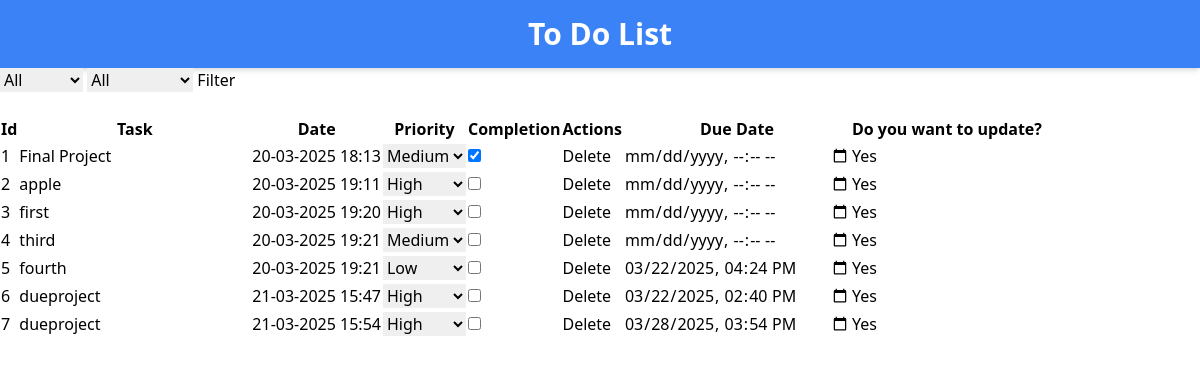
Page /edit/1 on the earlier database version.
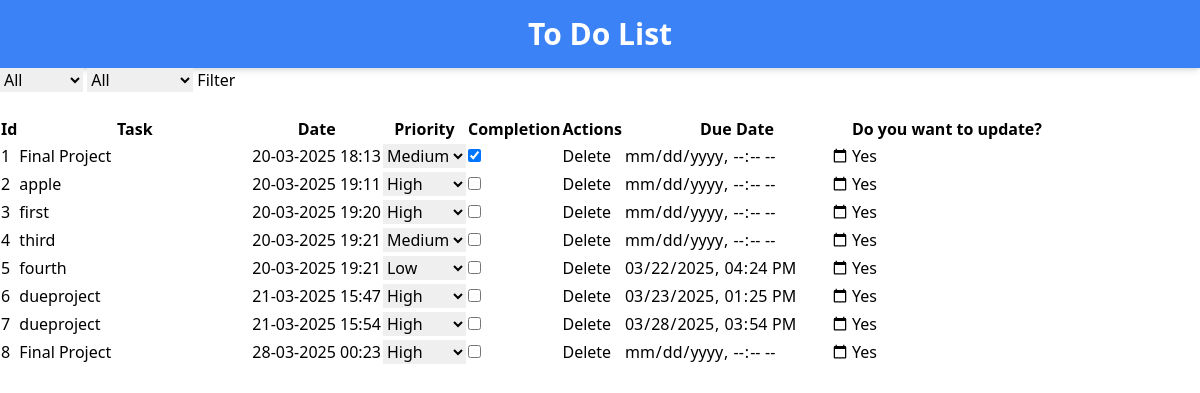
Same page on the later database version.
### app.py (models this page shows)
class Task(db.Model):
    id = db.Column(db.Integer,primary_key=True)
    task = db.Column(db.String(200),nullable=False)
    date = db.Column(db.DateTime,default=datetime.utcnow)
    priority = db.Column(db.String,nullable=False,default="Medium")
    completion = db.Column(db.String,nullable=False,default="Incomplete")
    due_date = db.Column(db.DateTime,nullable=True)

### app.py (the view, shortened to what this page needs)
@app.route('/edit/<int:id>',methods=['GET','POST'])
def edit(id):
    task = Task.query.get_or_404(id)
    Tasks = Task.query
    priority_filter = request.args.get("priority_filter","")
    completion_filter = request.args.get("completion_filter","")
    if priority_filter and priority_filter!="All":
        Tasks = Tasks.filter(Task.priority == priority_filter)
    if completion_filter and completion_filter!="All":
        Tasks = Tasks.filter(Task.completion == completion_filter)
    Tasks = Tasks.all()
    return render_template('edit.html',task=task,tasks=Tasks)

### templates/edit.html (shortened to what this page needs)
<!DOCTYPE html>
<html lang="en">
<head>
    <script src="https://cdn.tailwindcss.com"></script>
</head>
<body>
    <div class="bg-blue-500 text-white py-4 text-center shadow-md">
    <h1 class="text-3xl font-bold">To Do List</h1>
    </div>
    <form action="{{url_for('edit',id=task.id)}}" method="get">
        <select name="priority_filter">
            <option value="All">All</option>
        </select>
        <select name="completion_filter">
            <option value="All">All</option>
        </select>
        <input type="submit" value="Filter">
    </form>
    <br>
    {% if tasks %}
        <table border="1">
            <tr>
                <th>Id</th>
                <th>Task</th>
                <th>Date</th>
                <th>Priority</th>
                <th>Completion</th>
                <th>Actions</th>
                <th>Due Date</th>
                <th>Do you want to update?</th>
            </tr>
            {% for task in tasks %}
            <tr>
                <form action="{{url_for('edit',id=task.id)}}" method="post">
                <td>{{task.id}}</td>
                <td><input type="text" name="new_task" id="new_task"  placeholder="What you want to edit?" value="{{task.task}}"></td>
                <td>{% if task.date%}{{task.date.strftime('%d-%m-%Y %H:%M')}}{%else%}N/A{% endif %}</td>
                <td>
                    <label for="new_priority">
                        <select name="new_priority">
                            <option value="High" {% if task.priority=="High" %}selected{% endif %}>High</option>
                            <option value="Medium" {% if task.priority=="Medium" %}selected{% endif %}>Medium</option>
                            <option value="Low" {% if task.priority=="Low" %}selected{% endif %}>Low</option>
                        </select>
                    </label>
                </td>
                <td>
                <div>
                    <label for="new_completion">
                        <input type="checkbox" name="new_completion" value="Complete" {% if task.completion == "Complete"%}checked{%endif%}>
                    </label>
                </div>
                </td>
                <td><a href="{{url_for('delete',id=task.id)}}">Delete</a></td>
                <td><input type="datetime-local" name="new_due_date" value="{{task.due_date.strftime('%Y-%m-%dT%H:%M') if task.due_date else ''}}"></td>
                <td><input type="submit" value="Yes"></td>
                </form>
            </tr>
            {% endfor %}
        </table>
    {% else %}
    <h3>Add task to edit.</h3>
    {% endif %}
</body>
</html>

Differences in the rows shown:
changed Task id 6: new_due_date "03/22/2025 14:40" → "03/23/2025 13:25"
added Task: id "8", new_task "Final Project", date "28-03-2025 00:23", new_priority "High"
